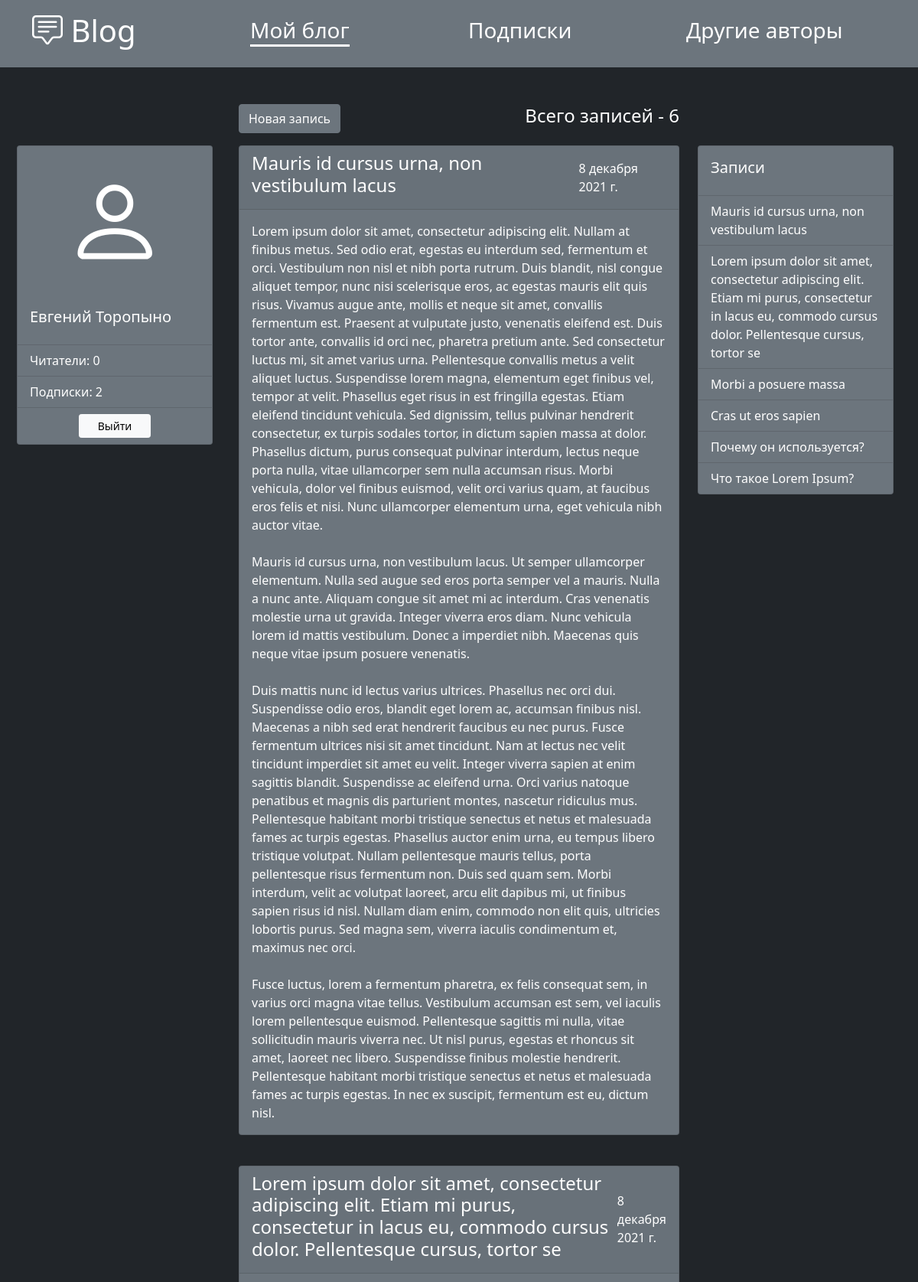
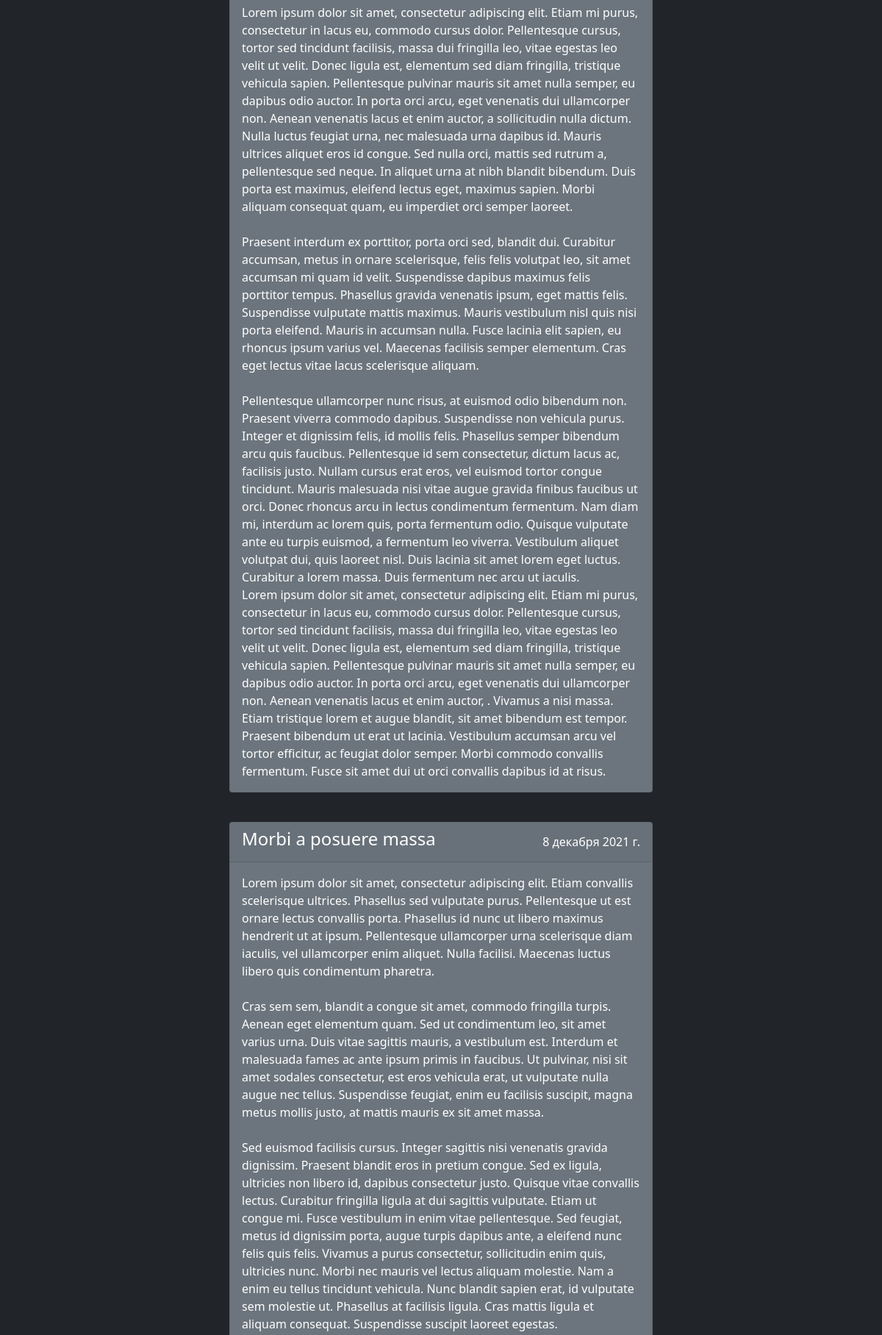
The app's page / (signed in, upper part) with its own data (2 pictures, top to bottom).
### main_app/models.py (models this page shows, shortened)
class Post(models.Model):
    author = models.ForeignKey(User, on_delete=models.CASCADE, verbose_name='Запись')
    title = models.CharField('Заголовок', max_length=150)
    content = models.TextField('Контент', max_length=3000)
    pub_date = models.DateTimeField('Дата публикации', auto_now_add=True)
    class Meta:
        verbose_name = 'Запись'
        verbose_name_plural = 'Записи'
        ordering = ['-pub_date']

### main_app/views.py (the view)
# urls.py: path('', login_required(views.IndexView.as_view()), name='index'),
class IndexView(TemplateView):
    template_name = 'main_app/index.html'
    def get_context_data(self, **kwargs):
        context = super().get_context_data(**kwargs)
        user = self.request.user
        context['posts'] = user.post_set.all()
        context['subscribers'] = services.get_subscribers(user)
        context['subscriptions'] = services.get_subscriptions(user)
        context['title'] = 'Ваш блог'
        return context

### main_app/services.py (called while the page is built)
def get_subscribers(user):
    subscriber_list = get_subscriber_list(user)
    return subscriber_list.subscribers.all()

def get_subscriptions(user):
    subscription_list = get_subscription_list(user)
    return subscription_list.subscriptions.all()

def get_subscriber_list(user):
    subscriber_list, created = SubscriberList.objects.get_or_create(user=user)
    return subscriber_list

def get_subscription_list(user):
    subscription_list, created = SubscriptionList.objects.get_or_create(user=user)
    return subscription_list

### main_app/templates/main_app/index.html (shortened to what this page needs)
{% extends 'main_app/base.html' %}
{% load static %}
{% block content %}
  <div class="row justify-content-center">
    <div class="col-6">
      <div class="row justify-content-between align-items-center mb-3">
        <span class="col-auto text-white">
          <button class="btn btn-secondary" data-bs-toggle="modal" data-bs-target="#postModal">Новая запись</button>
        </span>
        <span class="col-auto h4 text-white">Всего записей - {{ posts.count }}</span>
      </div>
    </div>
  </div>
  <div class="row row-cols-3">
    <div class="col-3 d-flex align-items-start justify-content-center">
      <div class="card text-white bg-secondary" style="width: 16rem;">
        <span class="d-flex justify-content-center" style="font-size: 130px"><i class="bi bi-person"></i></span>
        <div class="card-body">
          <h5 class="card-title">{{ user.get_full_name }}</h5>
        </div>
        <ul class="list-group list-group-flush ">
          <li class="list-group-item text-white bg-secondary">
            <span class="" style="cursor: pointer" data-bs-toggle="modal" data-bs-target="#subscriberModal">
              Читатели: {{ subscribers.count }}
            </span>
          </li>
          <li class="list-group-item text-white bg-secondary">
            <span class="" style="cursor: pointer" data-bs-toggle="modal" data-bs-target="#subscriptionModal">
              Подписки: {{ subscriptions.count }}
            </span>
          </li>
        </ul>
        <div class="card-body d-flex justify-content-center p-2">
          <form action="{% url 'account_logout' %}" method="post">
            <button type="submit" class="btn btn-light btn-sm px-4">Выйти</button>
          </form>
        </div>
      </div>
    </div>
    <div class="col-6">
      <div class="row flex-column align-items-center">
        {% if posts %}
          {% for post in posts %}
            {% include 'main_app/post.html' %}
          {% endfor %}
        {% else %}
          <div class="col-auto py-5">
            <span class="h3 text-white">Пока не добавлено ни одной записи</span>
          </div>
        {% endif %}
      </div>
    </div>
    <div class="col-3 d-flex flex-column align-items-start">
      {% if posts %}
        <div class="card text-white bg-secondary" style="width: 16rem; position: sticky; top: 0">
          <div class="card-body">
            <h5 class="card-title">Записи</h5>
          </div>
          <div class="list-group list-group-flush blog-list">
            {% for post in posts %}
              <a href="#post{{ post.pk }}" class="list-group-item text-white"
                 style="background-color: #6C757DFF">
                {{ post.title }}
              </a>
            {% endfor %}
          </div>
        </div>
      {% endif %}
    </div>
  </div>
{% endblock %}

### main_app/templates/main_app/post.html
<div class="mb-4" id="post{{ post.pk }}">
  <div class="card text-white bg-secondary mb-3 ">
    <div class="card-header d-flex justify-content-between align-items-center">
      <span class="h4">{{ post.title }}</span>
      <span>{{ post.pub_date|date }}</span>
    </div>
    <div class="card-body">
      <p class="card-text">
        {{ post.content|linebreaksbr }}
      </p>
    </div>
  </div>
</div>

### main_app/static/main_app/css/style.css (style rules this page uses)
body { min-height: 1000px; }
.blog-list { max-height: 400px; overflow: auto; }

### records on screen
Post: title "Mauris id cursus urna, non vestibulum lacus", pub_date "8 декабря 2021 г.", content "Lorem ipsum dolor sit amet, consectetur adipiscing elit. Nullam at finibus metus. Sed odio erat, egestas eu interdum sed, fermentum et orci. Vestibulum non nisl et nibh porta rutrum. Duis blandit, nisl congue aliquet tempor, nunc nisi scelerisque eros, ac egestas mauris elit quis risus. Vivamus augue ante, mollis et neque sit amet, convallis fermentum est. Praesent at vulputate justo, venenatis eleifend est. Duis tortor ante, convallis id orci nec, pharetra pretium ante. Sed consectetur luctus mi, sit amet varius urna. Pellentesque convallis metus a velit aliquet luctus. Suspendisse lorem magna, elementum eget finibus vel, tempor at velit. Phasellus eget risus in est fringilla egestas.…"
Post: title "Lorem ipsum dolor sit amet, consectetur adipiscing elit. Etiam mi purus, consectetur in lacus eu, commodo cursus dolor. Pellentesque cursus, tortor se", pub_date "8 декабря 2021 г.", content "Lorem ipsum dolor sit amet, consectetur adipiscing elit. Etiam mi purus, consectetur in lacus eu, commodo cursus dolor. Pellentesque cursus, tortor sed tincidunt facilisis, massa dui fringilla leo, vitae egestas leo velit ut velit. Donec ligula est, elementum sed diam fringilla, tristique vehicula sapien. Pellentesque pulvinar mauris sit amet nulla semper, eu dapibus odio auctor. In porta orci arcu, eget venenatis dui ullamcorper non. Aenean venenatis lacus et enim auctor, a sollicitudin nulla dictum. Nulla luctus feugiat urna, nec malesuada urna dapibus id. Mauris ultrices aliquet eros id congue. Sed nulla orci, mattis sed rutrum a, pellentesque sed neque. In aliquet urna at nibh blandit…"
Post: title "Morbi a posuere massa", pub_date "8 декабря 2021 г.", content "Lorem ipsum dolor sit amet, consectetur adipiscing elit. Etiam convallis scelerisque ultrices. Phasellus sed vulputate purus. Pellentesque ut est ornare lectus convallis porta. Phasellus id nunc ut libero maximus hendrerit ut at ipsum. Pellentesque ullamcorper urna scelerisque diam iaculis, vel ullamcorper enim aliquet. Nulla facilisi. Maecenas luctus libero quis condimentum pharetra. Cras sem sem, blandit a congue sit amet, commodo fringilla turpis. Aenean eget elementum quam. Sed ut condimentum leo, sit amet varius urna. Duis vitae sagittis mauris, a vestibulum est. Interdum et malesuada fames ac ante ipsum primis in faucibus. Ut pulvinar, nisi sit amet sodales consectetur, est eros…"
Post: title "Cras ut eros sapien"
Post: title "Почему он используется?"
Post: title "Что такое Lorem Ipsum?"

### other values on screen
{{ posts.count }} "6"
{{ user.get_full_name }} "Евгений Торопыно"
{{ subscribers.count }} "0"
{{ subscriptions.count }} "2"
